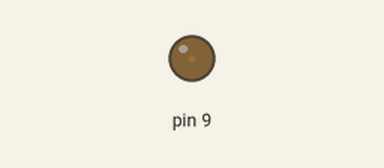
Bench run of a sketch on a simulated Arduino Uno, built with avr-gcc and run on an emulated ATmega328P. Parts: output pins drawn as LEDs (lit = HIGH).

Above: at 0.05 s.
At 1.15 s:
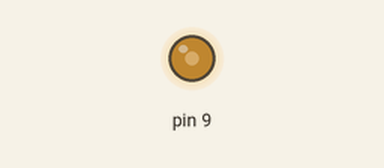
At 2.3 s:
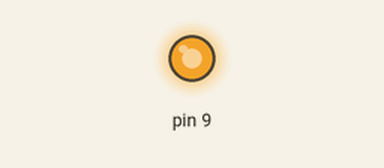
At 4.6 s:
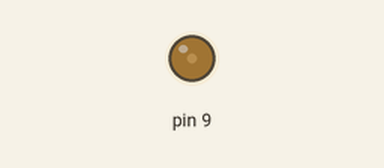
Timing chart, 0 to 6.7 s (numbered marks = the images above):
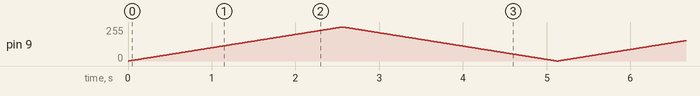

The sketch:

sample5_2.ino
```cpp
void setup() {
}
void loop() {
  for (int x =0; x<256; x++) {
    analogWrite(9,x); // PWM을 사용해서 아날로그 출력
    delay(10);
  }
  for(int x=255; x>=0; x--) {
    analogWrite(9,x); // PWM을 사용해서 아날로그 출력
    delay(10);
  }
}
```
